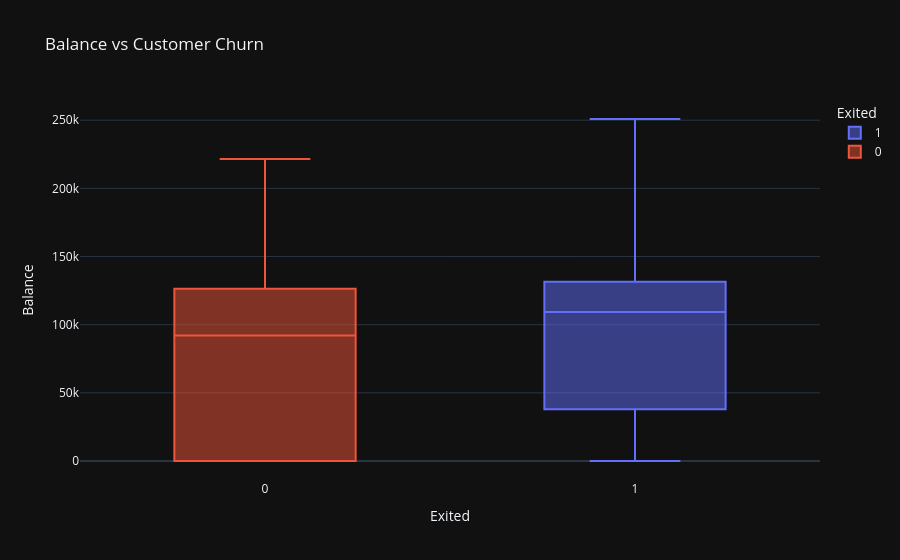

Notebook source saved alongside this figure:
### Code cell
fig = px.box(
    df,
    x='Exited',
    y='Balance',
    color='Exited',
    title='Balance vs Customer Churn',
    template=theme
)

fig.show()

### Figure 1 — Plotly figure (JSON) as saved in the notebook; plotly's stock layout.template omitted (floating-point values rounded to 4 significant figures; data arrays with more than 128 entries replaced by an {"elided": "..."} marker saying what was removed)
{"data": [{"alignmentgroup": "True", "hovertemplate": "Exited=%{x}<br>Balance=%{y}<extra></extra>", "legendgroup": "1", "marker": {"color": "#636efa"}, "name": "1", "notched": false, "offsetgroup": "1", "orientation": "v", "showlegend": true, "type": "box", "x": {"elided": "2037 int values"}, "x0": " ", "xaxis": "x", "y": {"elided": "2037 float values"}, "y0": " ", "yaxis": "y"}, {"alignmentgroup": "True", "hovertemplate": "Exited=%{x}<br>Balance=%{y}<extra></extra>", "legendgroup": "0", "marker": {"color": "#EF553B"}, "name": "0", "notched": false, "offsetgroup": "0", "orientation": "v", "showlegend": true, "type": "box", "x": {"elided": "7963 int values"}, "x0": " ", "xaxis": "x", "y": {"elided": "7963 float values"}, "y0": " ", "yaxis": "y"}], "layout": {"boxmode": "overlay", "legend": {"title": {"text": "Exited"}, "tracegroupgap": 0}, "title": {"text": "Balance vs Customer Churn"}, "xaxis": {"anchor": "y", "categoryarray": [1, 0], "categoryorder": "array", "domain": [0, 1], "title": {"text": "Exited"}}, "yaxis": {"anchor": "x", "domain": [0, 1], "title": {"text": "Balance"}}}}
